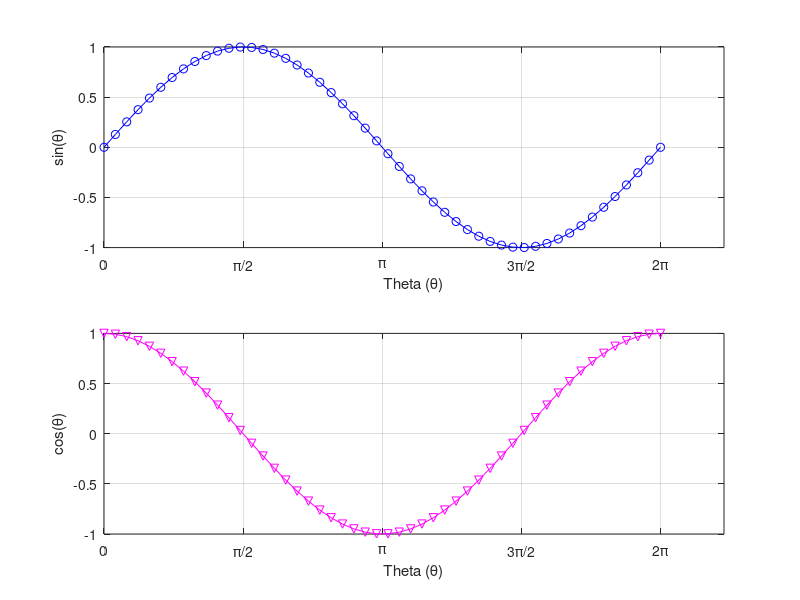

Reproduce this figure in MATLAB.
% -----------------------------------------------------------------------
% Program Number: HW 10 Part 2
% Program Purpose: Create a sine and cosine subplot

% Created By:  Krystian Confeiteiro
% Created On:  11/09/20
% Last Modified On: 11/09/20

% Credit To: 
% By submitting this program with my name, I affirm that the creation and 
% modifications of this program is primarily my own work.
%
% Comments:
% -----------------------------------------------------------------------

clc
clear 
close all



%create the first subplot 
theta = linspace(0,2*pi,50);
subplot(2,1,1);
plot(theta,sin(theta),'bo-');
set(gca, 'XTick', 0:pi/2:2*pi);
set(gca, 'XTickLabel', {'0','\pi/2','\pi','3\pi/2','2\pi'});
xlabel('Theta (\theta)');
ylabel('sin(\theta)');
grid on

%creat the second plot/subplot
subplot(2,1,2);
plot(theta,cos(theta),'mv-');
set(gca, 'XTick', 0:pi/2:2*pi);
set(gca, 'XTickLabel', {'0','\pi/2','\pi','3\pi/2','2\pi'});
xlabel('Theta (\theta)');
ylabel('cos(\theta)');
grid on